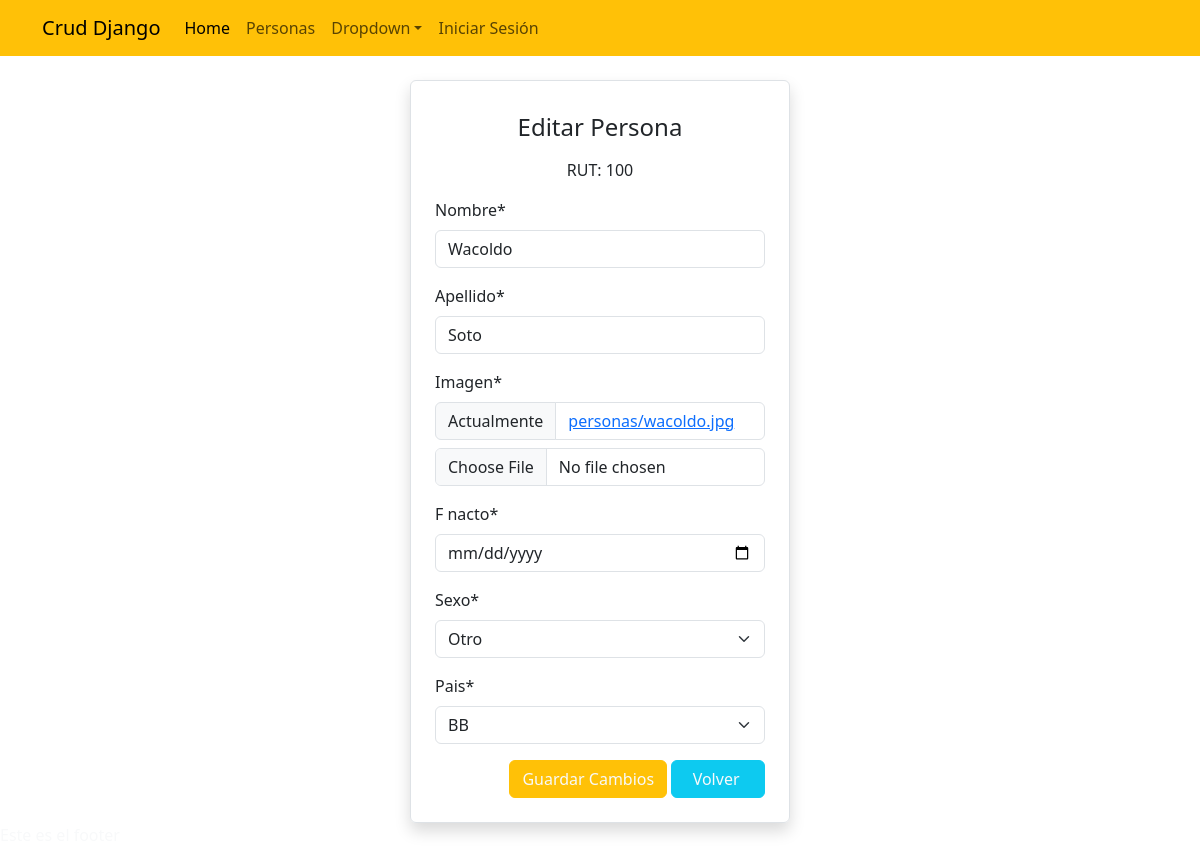
The app's page /modificar/100 with its own data.
### app_orm/models.py (models this page shows, shortened)
class Persona(models.Model):
    rut=models.CharField(max_length=10, primary_key=True, null=False)
    nombre=models.CharField(max_length=50, null=False)
    apellido=models.CharField(max_length=50, null=False)
    foto=models.ImageField("Imagen",upload_to='personas',null=True)
    f_nacto=models.DateField("Fecha de Nacimiento")
    sexo=models.CharField(max_length=10, default='Otro', choices=TIPO_SEXO)
    pais=models.CharField(max_length=50, choices=LISTA_PAISES, default='CL')

### app_orm/views.py (the view)
# urls.py: path('modificar/<id>',modificar,name="modificar"),
def modificar(request,id):
    persona=get_object_or_404(Persona,rut=id)
    form=UpdPersonaForm(instance=persona)
    datos={
        "form":form,
        "persona":persona
    }
    if request.method=="POST":
        form=UpdPersonaForm(data=request.POST,files=request.FILES, instance=persona)
        if form.is_valid():
            form.save()
            messages.warning(request,'Persona modificada')
            return redirect(to='personas')
    return render(request,'app_orm/modificar.html', datos)

### app_orm/forms.py
class UpdPersonaForm(forms.ModelForm):
    f_nacto=forms.DateField(widget=forms.DateInput(attrs={'type': 'date'}))
    class Meta:
        model = Persona
        fields = ['nombre','apellido','foto','f_nacto','sexo','pais']

### app_orm/templates/app_orm/modificar.html (shortened to what this page needs)
{% extends "app_orm/base.html" %}
{% load static %}
{% load crispy_forms_tags %}
{% block contenido %}
<div class="container">
    <div class="row mt-4">
        <div class="col-sm-4"></div>
        <div class="col-sm-4 border rounded p-4 shadow">
            <h4 class="text-center pb-2 mt-2">Editar Persona</h4>
            <p class="text-center"><span class="h6">RUT: </span>{{persona.rut}}</p>
            <form action="" method="post" enctype="multipart/form-data">
                {{form | crispy}}
                <div class="d-flex justify-content-end">
                    <input type="submit" value="Guardar Cambios" class='btn btn-warning text-light'>&nbsp;
                    <a href="{% url 'personas' %}" role="button" class="btn btn-info text-light text-center">&nbsp;&nbsp;Volver&nbsp; &nbsp;</a>
                </div>
            </form>
        </div>
        <div class="col-sm-4"></div>
    </div>
</div>
{% endblock contenido %}

### records on screen
Persona: rut "100", nombre "Wacoldo", apellido "Soto", sexo "Otro", pais "BB"
